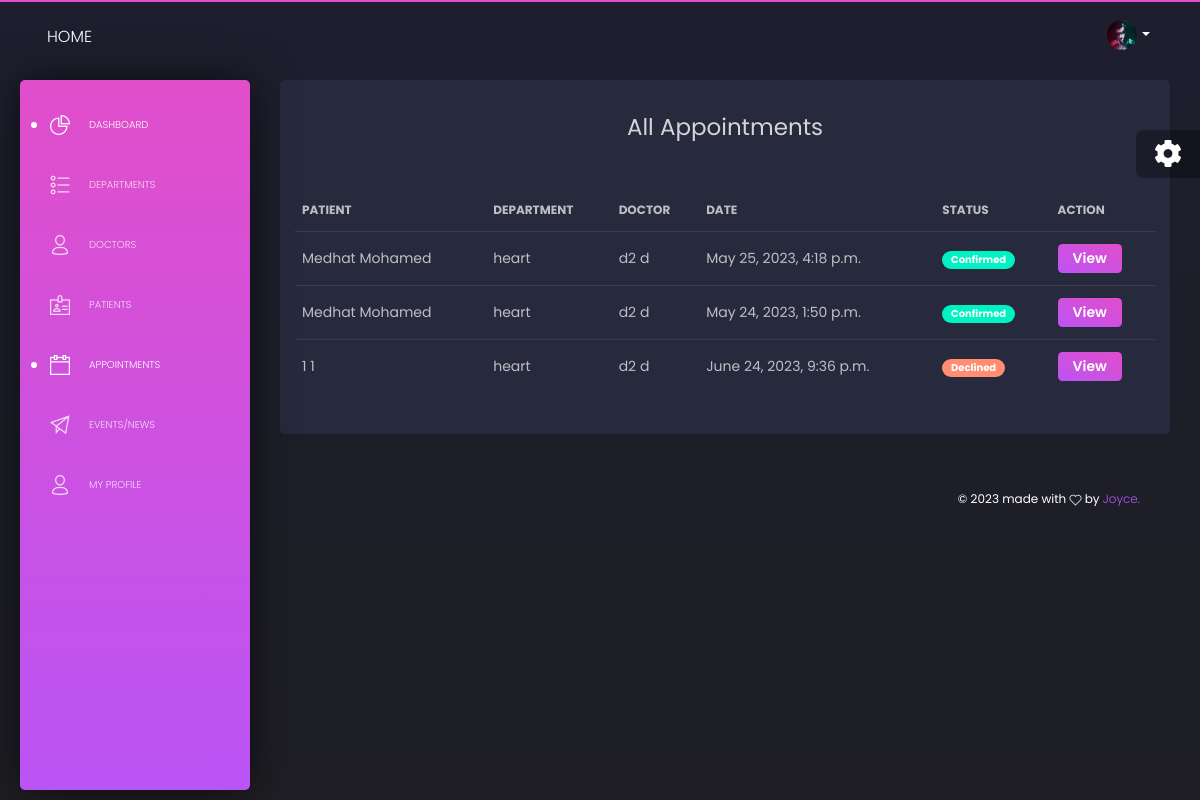
/admin-dashboard/appointments/all/ (signed in), run on the app's committed database.
### users/models.py (models this page shows, shortened)
class UserAccount(AbstractUser):
    email = models.EmailField(unique=True)
    first_name = models.CharField(max_length=50)
    last_name = models.CharField(max_length=50)
    photo = models.ImageField(upload_to='users/profile-photos/', null=True)
    phone_number = models.CharField(max_length=50, null=True, blank=True)
    role = models.CharField(max_length=30,choices=ROLE_CHOICES,default='admin')
    gender = models.CharField(max_length=20, choices=GENDER_CHOICES, default='male')
    date_of_birth = models.DateField(null=True, blank=True)
    staff_id = models.CharField(max_length=50, null=True, blank=True)
    id_no = models.PositiveIntegerField(null=True, blank=True)
    specializations = models.ManyToManyField(Specialization, related_name='doctors', blank=True)
    is_available = models.BooleanField(default=True)
    department = models.ForeignKey(Department, on_delete=models.CASCADE, null=True, blank=True, related_name='users')
    bio = models.TextField(default='Aut maiores voluptates amet et quis praesentium qui senda para')
    USERNAME_FIELD = 'email'
    REQUIRED_FIELDS = ['first_name', 'last_name',]
    objects = UserAccountManager()

class CommonInfo(models.Model):
    created_at = models.DateTimeField(auto_now_add=True)
    last_update = models.DateTimeField(auto_now=True)
    class Meta:
        abstract = True

class Department(CommonInfo):
    name = models.CharField(max_length=254)
    description = models.TextField()
    cover_photo = models.ImageField(upload_to="departments/cover_photos/")
    created_at = models.DateTimeField(auto_now_add=True)
    last_update = models.DateTimeField(auto_now=True)
    class Meta:
        ordering = ('name',)

### core/models.py (models this page shows, shortened)
class CommonInfo(models.Model):
    created_at = models.DateTimeField(auto_now_add=True)
    last_update = models.DateTimeField(auto_now=True)
    class Meta:
        abstract = True

class Appointment(CommonInfo):
    department = models.ForeignKey(Department, on_delete=models.CASCADE, related_name='appointments', null=True, blank=True)
    doctor = models.ForeignKey(User, on_delete=models.CASCADE, limit_choices_to={'role': 'doctor'}, related_name='appointments_requested', blank=True, null=True)
    patient = models.ForeignKey(User, on_delete=models.CASCADE, related_name='appointments_made', null=True, blank=True)
    date = models.DateTimeField()
    name = models.CharField(max_length=255, null=True, blank=True)
    phone = models.CharField(max_length=255, null=True, blank=True)
    email = models.EmailField(max_length=255, null=True, blank=True)
    message = models.TextField(default='-')
    status = models.CharField(max_length=15, choices=STATUS_CHOICES, default='pending')
    confirmed_by = models.ForeignKey(User, on_delete=models.CASCADE, related_name='appointments_confirmed', blank=True, null=True)
    class Meta:
        unique_together = ('doctor', 'date', )

### dashboard/views/appointments.py (the view)
class AppointmentListView(DashboardView, ListView):
    model = Appointment
    context_object_name = 'appointments'
    template_name = 'dashboard/appointments/list.html'

### dashboard/views/index.py (called while the page is built)
    def test_func(self):
        user = self.request.user
        if user.is_staff or user.is_superuser or user.role == 'admin':
            return True
        return False

### templates/dashboard/appointments/list.html (shortened to what this page needs)
{% extends 'dashboard/base.html' %}
{% load humanize %}
{% load static %}
{% block content %}
<div class="row">
    <div class="col-md-12">
        <div class="card shadow-sm">
            <div class="card-body">
                <h3 class="text-center py-3">All Appointments</h3>
                <div class="table-responsive">
                 <table class="table tablesorter " id="">
                    <thead class=" text-primary">
                      <tr>
                            <th>Patient</th>
                            <th>Department</th>
                            <th>Doctor</th>
                            <th>Date</th>
                            <th>Status</th>
                            <th>Action</th>
                      </tr>
                    </thead>
                    <tbody>
                      {% for appointment in appointments %}
                        <tr>
                            <td> {{ appointment.name }}</td>
                            <td> {{ appointment.department.name}}</td>
                            <td> {{ appointment.doctor.get_full_name }}</td>
                            <td> {{ appointment.date }}</td>
                            {% if appointment.status == 'confirmed' %}
                            <td>
                                <span class="badge badge-pill badge-success">Confirmed</span>
                            </td>
                            {% elif appointment.status == 'pending' %}
                            <td>
                                <span class="badge badge-pill badge-info">Pending</span>
                            </td>
                            {% elif appointment.status == 'declined' %}
                            <td>
                                <span class="badge badge-pill badge-warning">Declined</span>
                            </td>
                            {% endif %}
                            <td>
                                <a href="{% url 'dashboard:appointments:appointment_details' appointment.pk %}">
                                    <button class="btn btn-primary btn-sm">View</button>
                                </a>
                            </td>
                        </tr>
                        {% empty %}
                            <tr class="text-center">
                                <td colspan="10">No Appointments Requested Yet.</td>
                            </tr>
                        {% endfor %}
                    </tbody>
                  </table>
                </div>
            </div>
        </div>
    </div>
</div>
{% endblock %}

### templates/dashboard/header.html (shortened to what this page needs)
 {% load static %}
 <nav class="navbar navbar-expand-lg navbar-absolute navbar-transparent">
        <div class="container-fluid">
          <div class="navbar-wrapper">
            <a class="navbar-brand" href="{% url 'home:homepage' %}">Home
            </a>
          </div>
          <div class="collapse navbar-collapse" id="navigation">
            <ul class="navbar-nav ml-auto">
              <li class="dropdown nav-item">
                <a href="#" class="dropdown-toggle nav-link" data-toggle="dropdown">
                  <div class="photo">
                    {% if request.user.is_anonymous or not request.user.photo %}
                    <img src="{% static 'dashboard/img/user_icon.png' %}" alt="Profile Photo">
                    {% else %}
                    <img src="{{ request.user.photo.url }}" alt="{{request.user.first_name}}">
                    {% endif %}
                  </div>
                  <b class="caret d-none d-lg-block d-xl-block"></b>
                </a>
              </li>
            </ul>
          </div>
        </div>
      </nav>

### data on the page
UserAccount: user.photo (picture)
Appointment: name "Medhat Mohamed", department.name "heart", doctor.get_full_name "d2 d", date "May 25, 2023, 4:18 p.m.", status "Confirmed"
Appointment: name "Medhat Mohamed", department.name "heart", doctor.get_full_name "d2 d", date "May 24, 2023, 1:50 p.m.", status "Confirmed"
Appointment: name "1 1", department.name "heart", doctor.get_full_name "d2 d", date "June 24, 2023, 9:36 p.m.", status "Declined"
